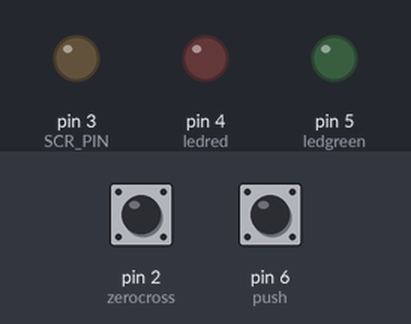
The sketch below on a simulated Arduino Uno, built with avr-gcc and run on an emulated ATmega328P. On the bench: output pins drawn as LEDs (lit = HIGH). The test bench sets the inputs (shaded band); at power-on: pin 2 (zerocross) HIGH, pin 6 (push) HIGH.

Above: at 1.2 s.
1.3 s: pin 2 (zerocross) pulled LOW for 0.15 s
At 2.6 s:
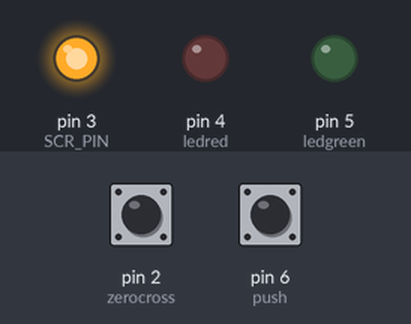
2.9 s: pin 2 (zerocross) pulled LOW for 3.2 s
At 6.5 s:
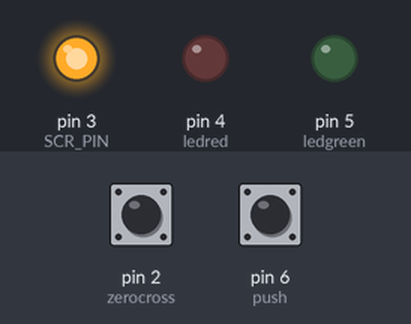
Timing chart, 0 to 8.0 s (numbered marks = the images above; inputs shaded):
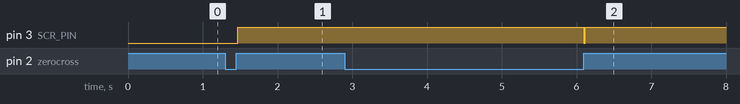

The sketch:

code2.ino
```cpp
#include <TimerOne.h>
int counter=0;
#define SCR_PIN 3
#define max_counter 1000
#define zerocross 2
#define push 6
#define ledgreen 5
#define ledred 4


boolean zero_detect=false;
int value = 0 ;
int R_value = 1000 ;
float current_time = 0;


void phase_shift_counter()
{
  if(zero_detect&&counter>=R_value)
  {
    digitalWrite(SCR_PIN,HIGH);
    zero_detect=false;
    //digitalWrite(ledred, HIGH);
   // digitalWrite(ledgreen, LOW);
  }//else {
   // digitalWrite(ledred, LOW);
   // digitalWrite(ledgreen, HIGH);
  //}
  counter++;
}
void isr()
{
  zero_detect=true;
  counter=0;
  digitalWrite(SCR_PIN,LOW);
}
void setup()
{
  pinMode(SCR_PIN,OUTPUT);
  pinMode(zerocross, INPUT_PULLUP);
  pinMode(push, INPUT_PULLUP);
  pinMode(ledred, OUTPUT);
  pinMode(ledgreen, OUTPUT);
  Timer1.initialize(10);
  Timer1.attachInterrupt(phase_shift_counter);
  attachInterrupt(0,isr,RISING);
}

void loop()
{
  if (digitalRead(push) == LOW)
  {
    value = 500;
  } else value = 0;

    if( millis()- current_time == 20 )
    {
        R_value = R_value - 1;
        if(R_value <= value)
        {
          R_value = R_value + 2 ;
        }
        current_time = millis();
    }


}
```

Measured:
- after the input at 1.3 s, pin 3 (SCR_PIN): LOW → HIGH after 0.17 s
- after the input at 2.9 s, pin 3 (SCR_PIN): HIGH → LOW after 3.2 s, → HIGH 0.01 s later
